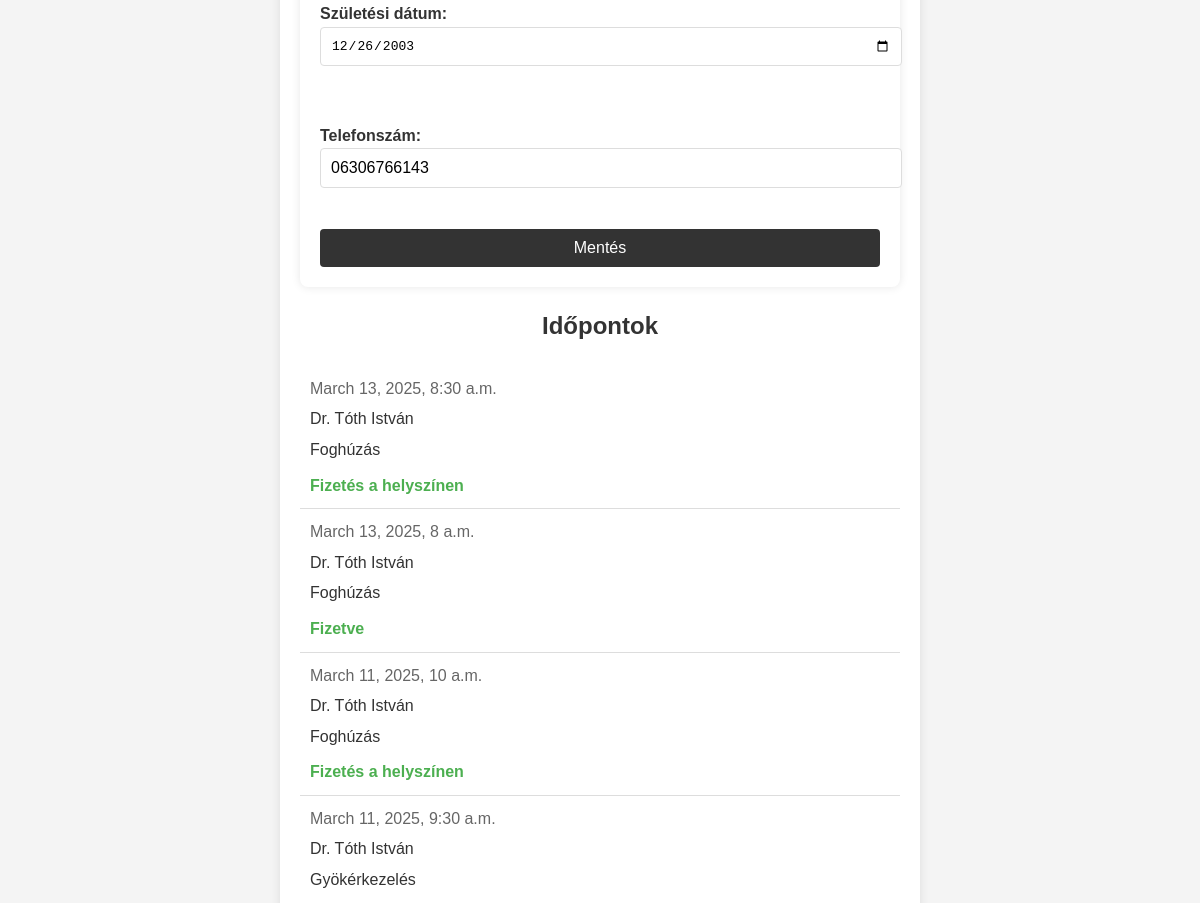
/profile/ (signed in, middle part), run on an earlier commit of the app's database.
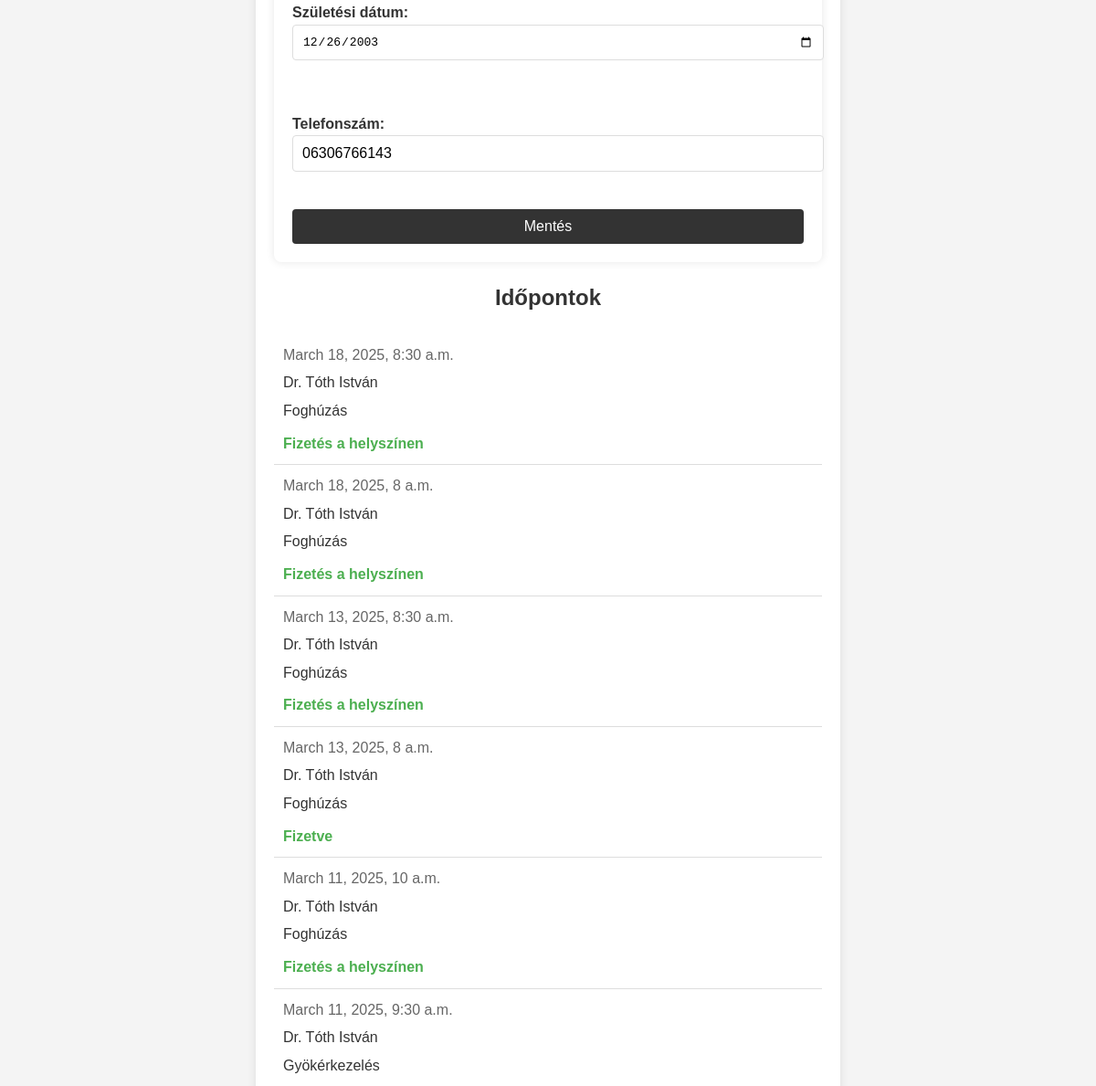
And on a later commit of the database.
### rendeloweboldal/models.py (models this page shows, shortened)
class Appointment(models.Model):
    id = models.UUIDField(primary_key=True, default=uuid4, editable=False)  # FHIR resource identifier
    patient = models.CharField(max_length=64, null=True, blank=True)  # Az időpontot foglaló páciens azonosítója
    practitioner = models.ForeignKey(Doctor, on_delete=models.CASCADE)  # Link to Practitioner resource
    treatment = models.ForeignKey(Treatment, on_delete=models.SET_NULL, null=True, blank=True)  # Link to Treatment
    start = models.DateTimeField()  # Kezdési időpont
    end = models.DateTimeField()  # Befejezési időpont
    status = models.CharField(max_length=64, null=True, blank=True)  # Időpont státusza (pl. foglalt, elérhető)
    custom_description = models.TextField(null=True, blank=True)  # Egyéb információk

class Doctor(models.Model):
    id = models.CharField(max_length=64, primary_key=True)  # FHIR resource identifier
    name = models.CharField(max_length=255)
    photo = models.ImageField(upload_to='doctor_pictures/', null=True, blank=True)  # FHIR 'photo' field
    qualification = models.TextField(null=True, blank=True)  # FHIR 'qualification' field

class Treatment(models.Model):
    id = models.UUIDField(primary_key=True, default=uuid4, editable=False)  # FHIR resource identifier
    name = models.CharField(max_length=255)  # FHIR 'name' field
    description = models.TextField()  # FHIR 'description' field
    duration = models.DurationField(null=True, blank=True)  # Kezelés hossza (opcionális)
    price = models.DecimalField(max_digits=10, decimal_places=0)  # Ár

### rendeloweboldal/views.py (the view)
# urls.py: path('profile/', views.profile_view, name='profile'),
@login_required
def profile_view(request):
    user = request.user
    patient_form = None
    doctor_form = None
    if user.is_superuser:
        patient_form = None
    elif user.is_staff:
        doctor = get_object_or_404(Doctor, id=user.id)
        doctor_form = DoctorForm(request.POST or None, request.FILES or None, instance=doctor)
    else:
        try:
            patient = get_object_or_404(Patient, id=user.id)
            patient_form = PatientForm(request.POST or None, instance=patient)
        except Patient.DoesNotExist:
            patient_form = None
    if request.method == 'POST':
        form = ProfileForm(request.POST, request.FILES, instance=user)
        if form.is_valid():
            user = form.save(commit=False)
            if form.cleaned_data['password1']:
                user.set_password(form.cleaned_data['password1'])
            user.save()
            if patient_form and patient_form.is_valid():
                patient_form.save()
            if doctor_form and doctor_form.is_valid():
                doctor_form.save()
            update_session_auth_hash(request, user)
            messages.success(request, "A profilja sikeresen frissítve lett.")
            logger.info("Profile updated successfully")
            return redirect('profile')
        else:
            logger.error("Profile form is not valid: %s", form.errors)
    else:
        form = ProfileForm(instance=user)
    appointments = Appointment.objects.filter(patient=user.id, status='booked').select_related('paymentstatus').order_by('-start') if not user.is_superuser and not hasattr(user, 'doctor') else None
    now = timezone.now()
    return render(request, 'profile.html', {'form': form, 'patient_form': patient_form, 'doctor_form': doctor_form, 'appointments': appointments, 'now': now})

### rendeloweboldal/forms.py (shortened to what this page needs)
class ProfileForm(forms.ModelForm):
    password1 = forms.CharField(widget=forms.PasswordInput, label='Új jelszó', required=False)
    password2 = forms.CharField(widget=forms.PasswordInput, label='Új jelszó megerősítése', required=False)
    class Meta:
        model = RendeloUser
        fields = ['username', 'email', 'password1', 'password2']
    username = forms.CharField(
        max_length=255,
        label='Felhasználónév',
        validators=[RegexValidator(
            regex=r'^[\w.@+\-_]+$',
            message='Enter a valid username. This value may contain only letters, numbers, and @/./+/-/_ characters.'
        )]
    )
    email = forms.EmailField(label='Email cím', widget=forms.EmailInput(attrs={'style': 'width: 100%;'}))

### rendeloweboldal/templates/profile.html (shortened to what this page needs)
{% extends "base.html" %}
{% load static %}
{% block content %}
<section class="profile">
    <form method="post" enctype="multipart/form-data" onsubmit="return validatePasswords()">
        {% if patient_form %}
            {{ patient_form.as_p }}
        {% endif %}
        <button type="submit">Mentés</button>
    </form>
    {% if not user.is_superuser and not user.is_staff %}
        <h2>Időpontok</h2>
        {% if appointments %}
            <ul class="appointments-list">
                {% for appointment in appointments %}
                    <li class="appointment-item" onclick="goToEdit_appointment('{{ appointment.id }}')">
                        <div class="appointment-details">
                            <span class="appointment-time">{{ appointment.start }}</span>
                            <span class="appointment-practitioner">{{ appointment.practitioner.name }}</span>
                            <span class="appointment-treatment">{{ appointment.treatment.name }}</span>
                            <span class="appointment-payment-status">
                                {% if appointment.paymentstatus.is_paid %}
                                    Fizetve
                                {% else %}
                                    Fizetés a helyszínen
                                {% endif %}
                            </span>
                        </div>
                    </li>
                {% endfor %}
            </ul>
        {% else %}
            <p>Nincsenek lefoglalt időpontjai.</p>
        {% endif %}
    {% endif %}
</section>
{% endblock %}

What changed in the data, as far as the page shows it:
added Appointment: start "March 18, 2025, 8:30 a.m.", practitioner.name "Dr. Tóth István", treatment.name "Foghúzás", shows "Fizetés a helyszínen"
added Appointment: start "March 18, 2025, 8 a.m.", practitioner.name "Dr. Tóth István", treatment.name "Foghúzás", shows "Fizetés a helyszínen"
